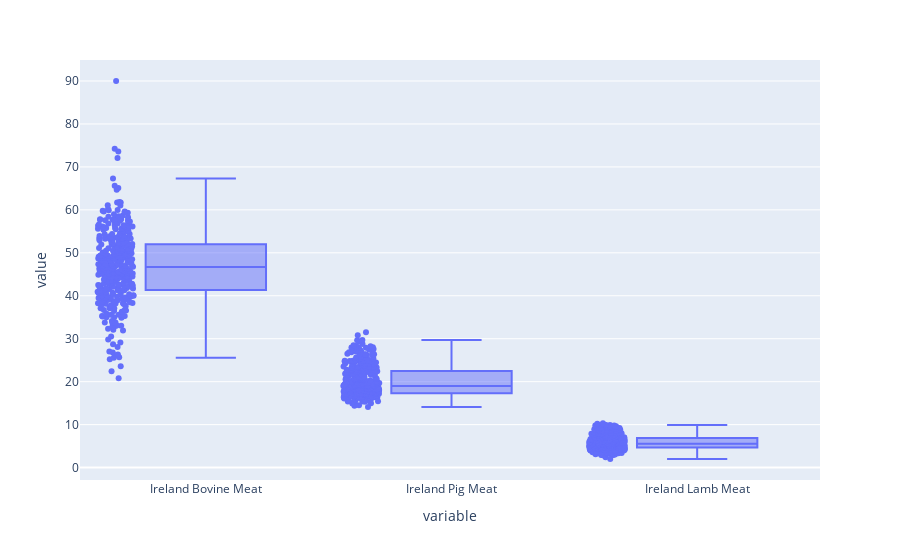

Notebook code for this chart:
### Code cell
fig = px.box(irelandData, points='all')
fig.show()

### Figure 1 — Plotly figure (JSON) as saved in the notebook; plotly's stock layout.template omitted (floating-point values rounded to 4 significant figures; data arrays with more than 128 entries replaced by an {"elided": "..."} marker saying what was removed)
{"data": [{"alignmentgroup": "True", "boxpoints": "all", "hovertemplate": "variable=%{x}<br>value=%{y}<extra></extra>", "legendgroup": "", "marker": {"color": "#636efa"}, "name": "", "notched": false, "offsetgroup": "", "orientation": "v", "showlegend": false, "type": "box", "x": {"elided": "1089 str values"}, "x0": " ", "xaxis": "x", "y": {"elided": "1089 float values"}, "y0": " ", "yaxis": "y"}], "layout": {"boxmode": "group", "legend": {"tracegroupgap": 0}, "margin": {"t": 60}, "xaxis": {"anchor": "y", "domain": [0, 1], "title": {"text": "variable"}}, "yaxis": {"anchor": "x", "domain": [0, 1], "title": {"text": "value"}}}}
